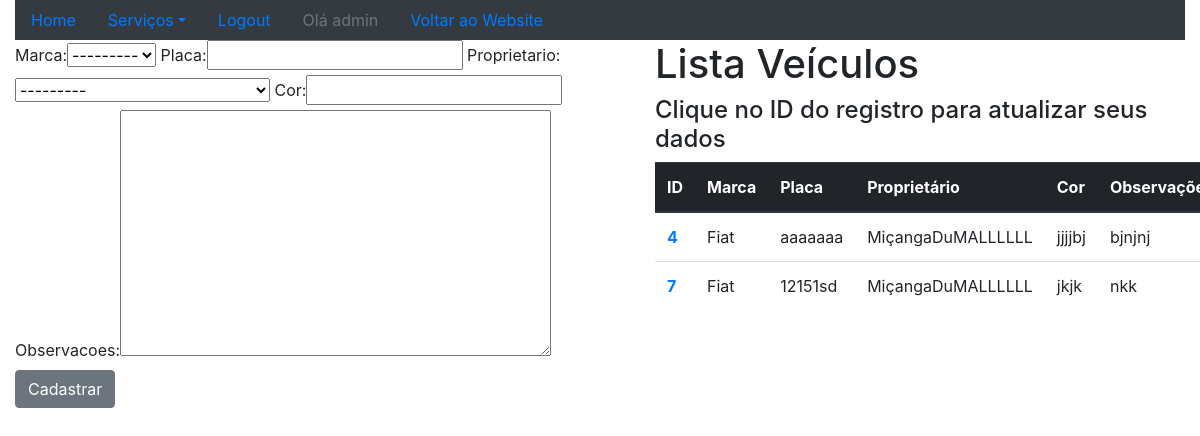
Page /sistema/veiculos/ (signed in) on the committed database.
### core/models.py (models this page shows, shortened)
class Veiculo(models.Model):
    marca = models.ForeignKey(Marca,on_delete=models.PROTECT)
    placa = models.CharField(max_length=7)
    proprietario = models.ForeignKey(Pessoa,on_delete=models.PROTECT)
    cor = models.CharField(max_length=15)
    observacoes = models.TextField()

class Marca(models.Model):
    nome = models.CharField(max_length=50)
    def __str__(self):
        return self.nome

class Pessoa(models.Model):
    nome = models.CharField(max_length=100)
    endereco = models.CharField(max_length=200)
    telefone = models.CharField(max_length=20)
    def __str__(self):
        return self.nome

### core/views.py (the view)
@login_required
def lista_veiculos(request):
    veiculos = Veiculo.objects.all()
    form = VeiculoForm()
    context = {'veiculos':veiculos,'form':form}
    return render(request,'core/lista_veiculos.html',context)

### core/forms.py
class VeiculoForm(ModelForm):
    class Meta:
        model = Veiculo
        fields = '__all__'

### core/templates/core/lista_veiculos.html (shortened to what this page needs)
{% extends "base.html" %}
{% load bootstrap %}
{% block main %}
    <div class="row">
        <div class="col-sm-6">
            <form action="{% url 'core_veiculo_novo' %}" method="POST">
                {{ form|bootstrap }}
                <button type="submit" class="btn btn-secondary">Cadastrar</button>
            </form>
        </div>
        <div class="col-sm-6">
            <ul>
                <h1>Lista Veículos</h1>
                <h4>Clique no ID do registro para atualizar seus dados</h4>
                <table class="table">
                <thead class="thead-dark">
                    <tr>
                        <th scope="col">ID</th>
                        <th scope="col">Marca</th>
                        <th scope="col">Placa</th>
                        <th scope="col">Proprietário</th>
                        <th scope="col">Cor</th>
                        <th scope="col">Observações</th>
                    </tr>
                </thead>
                <tbody>
                    {% for veiculo in veiculos %}
                        <tr>
                            <th scope="row"><a href="{% url 'core_veiculo_update' veiculo.id %}">{{ veiculo.id }}</a></th>
                            <td>{{ veiculo.marca }}</td>
                            <td>{{ veiculo.placa }}</td>
                            <td>{{ veiculo.proprietario.nome }}</td>
                            <td>{{ veiculo.cor }}</td>
                            <td>{{ veiculo.observacoes }}</td>
                        </tr>
                    {% endfor %}
                </tbody>
                </table>
            </ul>
        </div>
    </div>
{% endblock %}

### templates/base.html (shortened to what this page needs)
{% load static %}
<!DOCTYPE html>
<html lang="en">
<head>
    <link rel="stylesheet"  href="{% static 'bootstrap/css/bootstrap.css' %}">
</head>
<body>
    <div class="container-fluid">
        <div class="row">
            <div class="col-md-12">
                <ul class="nav nav-pills bg-dark">
                    <li class="nav-item">
                        <a class="nav-link " href="{% url 'core_home' %}">Home</a>
                    </li>
                    <li class="nav-item dropdown">
                        <a class="nav-link dropdown-toggle" data-toggle="dropdown" href="#" role="button" aria-haspopup="true" aria-expanded="false">Serviços</a>
                    </li>
                    {% if user.is_authenticated %}
                        <li class="nav-item">
                            <a class="nav-link " href="{% url 'logout' %}">Logout</a>
                        </li>
                        <li class="nav-item">
                            <a class="nav-link disabled" href="#">Olá {{ user }}</a>
                        </li>
                    {% else %}
                        <li class="nav-item">
                            <a class="nav-link " href="{% url 'login' %}">Login</a>
                        </li>
                    {% endif %}
                    <li class="nav-item">
                        <a class="nav-link " href="{% url 'website_home' %}">Voltar ao Website</a>
                    </li>
                </ul>
            </div>
        </div>
        {% block main %}
        {% endblock  %}
    </div>
</body>
</html>

### rows in the picture
Veiculo: id "4", marca "Fiat", placa "aaaaaaa", proprietario.nome "MiçangaDuMALLLLLL", cor "jjjjbj", observacoes "bjnjnj"
Veiculo: id "7", marca "Fiat", placa "12151sd", proprietario.nome "MiçangaDuMALLLLLL", cor "jkjk", observacoes "nkk"

### other values in the picture
{{ user }} "admin"
